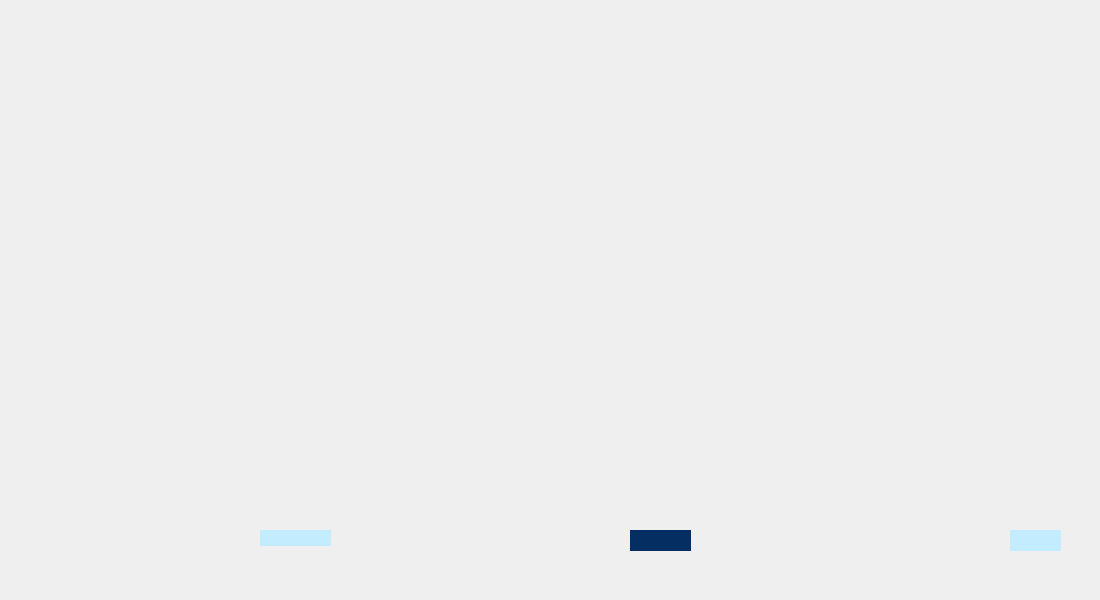
<?xml version="1.0" encoding="UTF-8"?>
<ui version="4.0">
 <class>mainscreen</class>
 <widget class="QWidget" name="mainscreen">
  <property name="geometry">
   <rect>
    <x>0</x>
    <y>0</y>
    <width>1100</width>
    <height>600</height>
   </rect>
  </property>
  <property name="windowTitle">
   <string>Form</string>
  </property>
  <widget class="QLabel" name="label_2">
   <property name="geometry">
    <rect>
     <x>300</x>
     <y>530</y>
     <width>31</width>
     <height>20</height>
    </rect>
   </property>
   <property name="text">
    <string/>
   </property>
   <property name="pixmap">
    <pixmap resource="res.qrc">:/resources/arrow2.png</pixmap>
   </property>
   <property name="scaledContents">
    <bool>true</bool>
   </property>
  </widget>
  <widget class="QLabel" name="label_3">
   <property name="geometry">
    <rect>
     <x>660</x>
     <y>530</y>
     <width>31</width>
     <height>20</height>
    </rect>
   </property>
   <property name="text">
    <string/>
   </property>
   <property name="pixmap">
    <pixmap resource="res.qrc">:/resources/arrow2.png</pixmap>
   </property>
   <property name="scaledContents">
    <bool>true</bool>
   </property>
  </widget>
  <widget class="QLabel" name="label_4">
   <property name="geometry">
    <rect>
     <x>1030</x>
     <y>530</y>
     <width>31</width>
     <height>20</height>
    </rect>
   </property>
   <property name="text">
    <string/>
   </property>
   <property name="pixmap">
    <pixmap resource="res.qrc">:/resources/arrow2.png</pixmap>
   </property>
   <property name="scaledContents">
    <bool>true</bool>
   </property>
  </widget>
  <widget class="QPushButton" name="pushButton_4">
   <property name="geometry">
    <rect>
     <x>630</x>
     <y>530</y>
     <width>61</width>
     <height>21</height>
    </rect>
   </property>
   <property name="styleSheet">
    <string notr="true">QPushButton{
border:none;
background-color: rgb(5, 47, 98)

}</string>
   </property>
   <property name="text">
    <string/>
   </property>
  </widget>
  <widget class="QPushButton" name="pushButton_5">
   <property name="geometry">
    <rect>
     <x>1010</x>
     <y>530</y>
     <width>51</width>
     <height>21</height>
    </rect>
   </property>
   <property name="styleSheet">
    <string notr="true">QPushButton{
border:none;
	background-color: rgb(195, 236, 254);
hover:rgb(0, 0, 255)
}</string>
   </property>
   <property name="text">
    <string/>
   </property>
  </widget>
  <widget class="QPushButton" name="pushButton">
   <property name="geometry">
    <rect>
     <x>260</x>
     <y>530</y>
     <width>71</width>
     <height>16</height>
    </rect>
   </property>
   <property name="styleSheet">
    <string notr="true">QPushButton{
border:none;
	background-color: rgb(195, 236, 254);
hover:rgb(0, 0, 255)
}</string>
   </property>
   <property name="text">
    <string/>
   </property>
  </widget>
  <widget class="QLabel" name="label">
   <property name="geometry">
    <rect>
     <x>10</x>
     <y>0</y>
     <width>1100</width>
     <height>600</height>
    </rect>
   </property>
   <property name="text">
    <string/>
   </property>
   <property name="pixmap">
    <pixmap resource="res.qrc">:/resources/mainwindow5.png</pixmap>
   </property>
  </widget>
  <zorder>label</zorder>
  <zorder>pushButton</zorder>
  <zorder>pushButton_4</zorder>
  <zorder>pushButton_5</zorder>
  <zorder>label_2</zorder>
  <zorder>label_3</zorder>
  <zorder>label_4</zorder>
 </widget>
 <resources>
  <include location="res.qrc"/>
 </resources>
 <connections/>
</ui>
